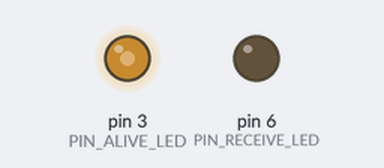
Bench run of a sketch on a simulated Arduino Uno, built with avr-gcc and run on an emulated ATmega328P. Parts: output pins drawn as LEDs (lit = HIGH). What the sketch prints to the serial monitor is not drawn.

Above: at 0.23 s.
Timing chart, 0 to 40.0 s (numbered marks = the images above):
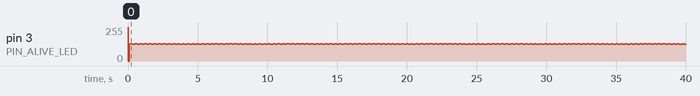

The sketch:

spib.ino
```cpp
/* SPI Slave */

#include<SPI.h>

#define SERIAL_BAUD 115200
#define FDS_SERIAL_OUTPUT FDS_SERIAL_OUTPUT_DEBUG
//#define FDS_SERIAL_OUTPUT FDS_SERIAL_OUTPUT_CSV

#include "tick.h"
#include "debug.h"

#define PIN_RECEIVE_LED            6
#define PIN_ALIVE_LED              3


#define SPI_MISO_PIN           MISO
#define SPI_PRO_MICRO_SLAVE_CS   10
#define SPI_INTERVAL             10

#define STATUS_NORMAL   0x00
#define STATUS_RECEIVED 0x01

Tick maintick(SPI_INTERVAL);

byte sspireceive, sspisend,
  x = 255,
  status = STATUS_NORMAL,
  ledreceivestage = LOW,
  ledalivestage = HIGH;

unsigned long long tick;

// Inerrrput routine function
ISR (SPI_STC_vect)
{
  // Value received from master if store in variable slavereceived
  sspireceive = SPDR;
  status = STATUS_RECEIVED;
}

void setup() {
#ifdef PIN_RECEIVE_LED
  pinMode(PIN_RECEIVE_LED, OUTPUT);
  digitalWrite(PIN_RECEIVE_LED, ledreceivestage);
#endif
#ifdef PIN_ALIVE_LED
  pinMode(PIN_ALIVE_LED, OUTPUT);
  digitalWrite(PIN_ALIVE_LED, ledalivestage);
#endif

  FDS_DEBUG_BEGIN();
  FDS_DEBUGLN("SPI Testing - Slave");
  pinMode(SPI_PRO_MICRO_SLAVE_CS, INPUT);
  //digitalWrite(SPI_PRO_MICRO_SLAVE_CS, HIGH);
  FDS_DEBUG("My CS is ");
  FDS_DEBUG(SPI_PRO_MICRO_SLAVE_CS, DEC);
  FDS_DEBUGLN(" and has been configured as Input");
  pinMode(SPI_MISO_PIN, OUTPUT);
  FDS_DEBUG("SPI Slaves MISO pin ");
  FDS_DEBUG(SPI_MISO_PIN);
  FDS_DEBUG(" had been set as Output (Have to Send data to Master)");

  //Turn on SPI in Slave Mode
  SPCR |= _BV(SPE);

  //Interuupt ON is set for SPI commnucation
  SPI.attachInterrupt();
}

void loop() {
  tick = millis();

  if(maintick.is(tick)) {
#ifdef PIN_ALIVE_LED
    ledalivestage = ledalivestage == HIGH ? LOW : HIGH;
    digitalWrite(PIN_ALIVE_LED, ledalivestage);
#endif
    switch(status) {
    case STATUS_RECEIVED:
#ifdef PIN_RECEIVE_LED
      ledreceivestage = HIGH;
      digitalWrite(PIN_RECEIVE_LED, ledreceivestage);
#endif
      sspisend = x;
      FDS_DEBUG("Received ");
      FDS_DEBUG(sspireceive);
      FDS_DEBUG(" from master and replying with ");
      FDS_DEBUGLN(sspisend);
      x = x > 0 ? x - 1 : 255;
      SPDR = sspisend;
      status = STATUS_NORMAL;
      break;
    default:
#ifdef PIN_RECEIVE_LED
      if(ledreceivestage == HIGH) {
        ledreceivestage = LOW;
        FDS_DEBUGLN("Turning receive led off");;
        digitalWrite(PIN_RECEIVE_LED, ledreceivestage);
      }
#endif
      break;
    }
  }
}
```

debug.h
```cpp
#ifndef FDS_MC_DEBUG_H_
#define FDS_MC_DEBUG_H_

#define SERIAL_INTERVAL  1000

#define FDS_SERIAL_OUTPUT_NONE   0
#define FDS_SERIAL_OUTPUT_DEBUG  1   /* General DEBUGING messages */
#define FDS_SERIAL_OUTPUT_CSV    2   /* Output a CSV log (good for PID) */
#define FDS_SERIAL_OUTPUT_KEY    3   /* Debug the press button keys */
#define FDS_SERIAL_OUTPUT_SYNC   4   /* Sync sensor */


#if FDS_SERIAL_OUTPUT == FDS_SERIAL_OUTPUT_DEBUG
#define FDS_IS_SERIAL_DEBUG
#define FDS_IS_DEBUG
#elif FDS_SERIAL_OUTPUT == FDS_SERIAL_OUTPUT_CSV
#define FDS_IS_SERIAL_CSV
#elif FDS_SERIAL_OUTPUT == FDS_SERIAL_OUTPUT_KEY
#define FDS_IS_SERIAL_KEY
#elif FDS_SERIAL_OUTPUT == FDS_SERIAL_OUTPUT_SYNC
#define FDS_IS_SERIAL_SYNC
#else
#define FDS_IS_SERIAL_NONE
#endif

#ifdef FDS_IS_SERIAL_NONE
#define FDS_DEBUG_BEGIN(...) /* Do nothing */
#else
#define FDS_DEBUG_BEGIN(...) Serial.begin(SERIAL_BAUD)
#endif

#ifdef FDS_IS_SERIAL_DEBUG
#define FDS_DEBUG(...) Serial.print(__VA_ARGS__)
#define FDS_DEBUGLN(...) Serial.println(__VA_ARGS__)
#else
#define FDS_DEBUG(...) /* Do nothing */
#define FDS_DEBUGLN(...) /* Do nothing */
#endif

#endif
```

tick.h
```cpp
#ifndef FDS_MC_TICK_H_
#define FDS_MC_TICK_H_

class Tick {
public:
  Tick(unsigned long interval) :
    interval_(interval),
    next_tick_(0) {
  }
  bool is(unsigned long tick) {
    if(tick >= next_tick_) {
      next_tick_ = tick + interval_;
      return true;
    } else {
      return false;
    }
  }
private:
  unsigned long interval_;
  unsigned long next_tick_;
};

#endif /* FDS_MC_TICK_H_ */
```
